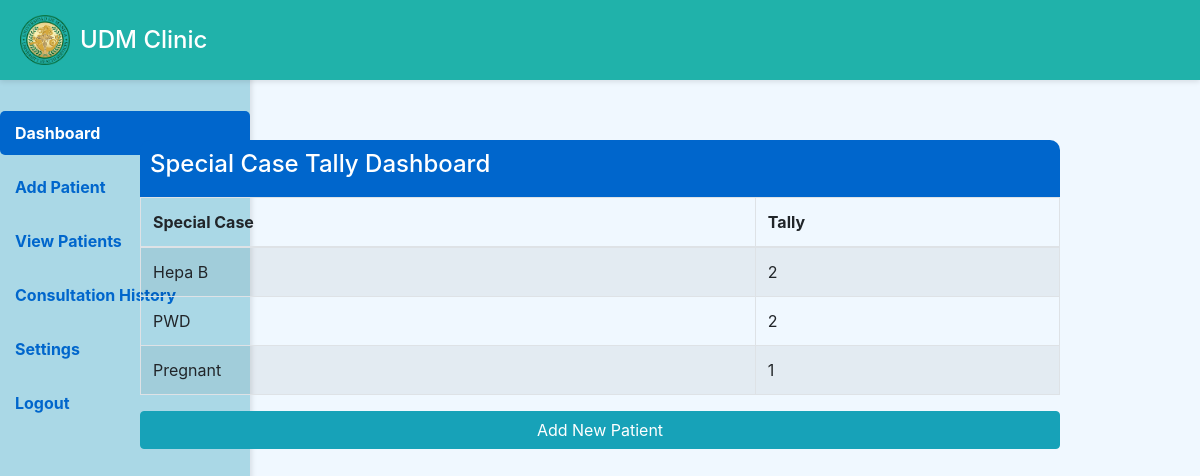
/tally.php, run on the app's committed database.
### tables this page shows
CREATE TABLE `special_cases_tally` (
  `id` int(11) NOT NULL,
  `case_name` varchar(255) NOT NULL,
  `tally` int(11) DEFAULT 0
);

### tally.php (the view, shortened to what this page needs)
<?php
$servername = "localhost";
$username = "root";
$password = "";
$database = "clinic";
$connection = new mysqli($servername, $username, $password, $database);
$query = "SELECT * FROM special_cases_tally";
$result = $connection->query($query);
?>
<!DOCTYPE html>
<html lang="en">
<head>
    <link rel="stylesheet" href="https://stackpath.bootstrapcdn.com/bootstrap/4.5.0/css/bootstrap.min.css">
</head>
<body>
<?php include 'sidebar.php'; ?>
<div class="header d-flex align-items-center">
    <img src="images/UDMCLINIC_LOGO.png" alt="Logo" class="logo">
    <h1>UDM Clinic</h1>
</div>
<div class="container">
    <div class="row justify-content-center">
        <div class="col-md-10">
            <div class="panel panel-default">
                <div class="panel-heading">
                    <h4>Special Case Tally Dashboard</h4>
                </div>
                <div class="panel-body">
                    <div class="table-responsive">
                        <table class="table table-bordered table-striped">
                            <thead>
                                <tr>
                                    <th>Special Case</th>
                                    <th>Tally</th>
                                </tr>
                            </thead>
                            <tbody>
                                <?php
                                if ($result->num_rows > 0) {
                                    while ($row = $result->fetch_assoc()) {
                                        echo "<tr>
                                            <td>" . $row['case_name'] . "</td>
                                            <td>" . $row['tally'] . "</td>
                                        </tr>";
                                    }
                                } else {
                                    echo "<tr><td colspan='2' class='no-data'>No special cases found.</td></tr>";
                                }
                                ?>
                            </tbody>
                        </table>
                    </div>
                    <a href="add_patient.php" class="btn btn-info btn-block">Add New Patient</a>
                </div>
            </div>
        </div>
    </div>
</div>
</body>
</html>

### tally.php (style rules this page uses)
body { background-color: #f0f8ff; margin: 0; }
.header { position: fixed; top: 0; left: 0; width: 100%; height: 80px; background-color: #20B2AA; color: white; display: flex; align-items: center; padding: 0 20px; z-index: 1000; box-shadow: 0 2px 5px rgba(0, 0, 0, 0.1); }
.header .logo { width: 50px; height: auto; margin-right: 10px; }
.header h1 { margin: 0; font-size: 24px; }
.container { margin-left: 270px; margin-top: 100px; padding: 20px; }
.panel { border-radius: 10px; }
.panel-heading { background-color: #0066cc; color: white; padding: 10px; border-radius: 10px 10px 0 0; margin-top: 20px; }

### sidebar.php (style rules this page uses)
body { background-color: #f0f8ff; }

### data on the page
special_cases_tally: case_name "Hepa B", tally "2"
special_cases_tally: case_name "PWD", tally "2"
special_cases_tally: case_name "Pregnant", tally "1"
